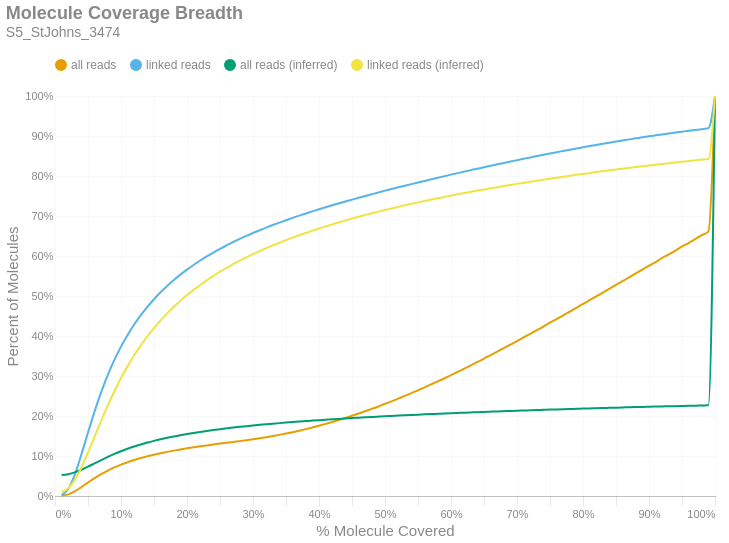

Notebook code for this chart:
### Markdown cell above
### Molecule Read Coverage
This chart shows molecule coverage breadth as computed by the number of bases aligned to that molecule. In other words, "*how much of each unique long molecule is actually sequenced/aligned?*" Keep in mind there is a distinction between sequences and alignments, since some sequences belonging to a particular molecule may not align well and wouldn't appear in the alignment data. This chart also shows molecule coverage breadth as computed by the *inferred fragment* from which the aligned sequences originate. Unlike read coverage, this calculation takes into account the total insert size, including unsequenced gaps between the forward and reverse reads. Like the previous figures, these are cumulative percents.

### Code cell
if SKIPLR:
    print_html(f"Skipped")
else:
    binned_df = consolidated_hist(valids['coverage_bp'], mask, 0.01, True)
    binned_df_inf = consolidated_hist(valids['coverage_inserts'], mask, 0.01, True)
    binned_df = binned_df.with_columns(pl.lit(binned_df_inf['all reads (cumsum)']).alias('all reads (inferred)'))
    binned_df = binned_df.with_columns(pl.lit(binned_df_inf['linked reads (cumsum)']).alias('linked reads (inferred)'))
    binned_df = binned_df.with_columns(
        (pl.col('bin').cast(pl.Float64) + 0.01).alias('right_edge')
    )

    with SafeRender(binned_df):
        (
            density_plot(binned_df, 'Molecule Coverage Breadth', samplename, 'molcov', ['all reads (inferred)','linked reads (inferred)'])
            .encode(
                #x=alt.X('bin:Q', title="% Molecule Covered").axis(format = '%').scale(padding=0),
                x=alt.X('right_edge:Q', title="% Molecule Covered").axis(format='%').scale(padding=0),
                y=alt.Y('value:Q', title='Percent of Molecules')
                    .axis(format='%')
                    .stack(False)
                    .scale(domainMin=0, padding=0),
                color=alt.Color("key:N").scale(domain = ["all reads", "linked reads", "all reads (inferred)", "linked reads (inferred)"]),
                tooltip = [
                    alt.Tooltip("key:N", title = "Data Type"),
                    alt.Tooltip("range_label:N", title="% Molecule Covered"),
                    alt.Tooltip("value:Q", format = ".2%", title="% Molecules")
                ]
            )
        ).display()

### Figure 1 — Vega-Lite specification as saved in the notebook (floating-point values rounded to 4 significant figures)
{"width": "container", "height": 400, "config": {"title": {"anchor": "start", "dy": -15, "fontSize": 18, "color": "#888888", "subtitleColor": "#888888", "subtitleFontSize": 14}, "arc": {"fill": "#0072B2"}, "axis": {"domainColor": "#888888", "domainWidth": 0.5, "gridWidth": 0.2, "grid": false, "titleFontWeight": 400, "titleFontSize": 15, "labelFontSize": 11, "labelColor": "#888888", "tickColor": "#888888", "tickWidth": 0.2, "titleColor": "#888888"}, "axisBand": {"grid": false}, "axisX": {"grid": true, "tickSize": 10, "domainCap": "round"}, "axisY": {"domain": false, "grid": true, "tickSize": 0, "domainCap": "round"}, "background": "transparent", "header": {"labelFontSize": 15, "labelColor": "#888888", "titleFontSize": 15, "titleFontWeight": 600, "titleColor": "#888888"}, "legend": {"labelFont": "sans-serif", "labelFontSize": 12, "labelColor": "#888888", "symbolSize": 100, "symbolType": "circle", "titleFontSize": 12, "titlePadding": 10, "titleColor": "#888888", "title": null, "orient": "top"}, "range": {"category": ["#E69F00", "#56B4E9", "#009E73", "#F0E442", "#0072B2", "#D55E00", "#CC79A7", "#000000"], "diverging": ["#cfe8f3", "#a2d4ec", "#73bfe2", "#46abdb", "#1696d2", "#12719e"]}, "area": {"fill": "#0072B2", "fillOpacity": 0.7, "line": true, "strokeOpacity": 0.7}, "line": {"color": "#0072B2", "stroke": "#0072B2", "strokeWidth": 2}, "trail": {"color": "#0072B2", "stroke": "#0072B2", "strokeWidth": 0, "size": 1}, "point": {"filled": true, "fillOpacity": 1.0, "size": 95}, "text": {"color": "#888888", "fontSize": 11, "align": "right", "fontWeight": 400, "size": 11}, "bar": {"fill": "#0072B2", "stroke": null}, "view": {"stroke": null, "continuousWidth": 660, "continuousHeight": 400}}, "data": {"name": "data-bd4365a3819881944046344da27a2f47"}, "mark": {"type": "line", "interpolate": "monotone", "point": {"opacity": 0, "size": 275}}, "encoding": {"color": {"field": "key", "scale": {"domain": ["all reads", "linked reads", "all reads (inferred)", "linked reads (inferred)"]}, "type": "nominal"}, "tooltip": [{"field": "key", "title": "Data Type", "type": "nominal"}, {"field": "range_label", "title": "% Molecule Covered", "type": "nominal"}, {"field": "value", "format": ".2%", "title": "% Molecules", "type": "quantitative"}], "x": {"axis": {"format": "%"}, "field": "right_edge", "scale": {"padding": 0}, "title": "% Molecule Covered", "type": "quantitative"}, "y": {"axis": {"format": "%"}, "field": "value", "scale": {"domainMin": 0, "padding": 0}, "stack": false, "title": "Percent of Molecules", "type": "quantitative"}}, "params": [{"name": "param_c36ac31b6afebe62", "select": {"type": "point", "fields": ["key"]}, "bind": "legend"}], "title": {"text": "Molecule Coverage Breadth", "subtitle": "S5_StJohns_3474"}, "transform": [{"fold": ["all reads (cumsum)", "linked reads (cumsum)", "all reads (inferred)", "linked reads (inferred)"]}, {"calculate": "replace(datum.key, ' (cumsum)', '')", "as": "key"}, {"filter": {"param": "param_c36ac31b6afebe62"}}], "usermeta": {"embedOptions": {"downloadFileName": "S5_StJohns_3474.molcov"}}, "$schema": "https://vega.github.io/schema/vega-lite/v6.1.0.json", "datasets": {"data-bd4365a3819881944046344da27a2f47": [{"bin": "0.0", "interval": "0.0-0.01", "all reads": 0.0004999, "linked reads": 0.001809, "all reads (cumsum)": 0.0004999, "linked reads (cumsum)": 0.001809, "range_label": "0.0-0.01", "all reads (inferred)": 0.05235, "linked reads (inferred)": 0.009905, "right_edge": 0.01}, {"bin": "0.01", "interval": "0.01-0.02", "all reads": 0.003487, "linked reads": 0.01592, "all reads (cumsum)": 0.003987, "linked reads (cumsum)": 0.01773, "range_label": "0.01-0.02", "all reads (inferred)": 0.05451, "linked reads (inferred)": 0.01943, "right_edge": 0.02}, {"bin": "0.02", "interval": "0.02-0.03", "all reads": 0.007595, "linked reads": 0.03578, "all reads (cumsum)": 0.01158, "linked reads (cumsum)": 0.05351, "range_label": "0.02-0.03", "all reads (inferred)": 0.05899, "linked reads (inferred)": 0.0403, "right_edge": 0.03}, {"bin": "0.03", "interval": "0.03-0.04", "all reads": 0.0106, "linked reads": 0.05034, "all reads (cumsum)": 0.02218, "linked reads (cumsum)": 0.1039, "range_label": "0.03-0.04", "all reads (inferred)": 0.06555, "linked reads (inferred)": 0.07135, "right_edge": 0.04}, {"bin": "0.04", "interval": "0.04-0.05", "all reads": 0.01143, "linked reads": 0.05473, "all reads (cumsum)": 0.03361, "linked reads (cumsum)": 0.1586, "range_label": "0.04-0.05", "all reads (inferred)": 0.07334, "linked reads (inferred)": 0.1086, "right_edge": 0.05}, {"bin": "0.05", "interval": "0.05-0.06", "all reads": 0.01108, "linked reads": 0.05309, "all reads (cumsum)": 0.04469, "linked reads (cumsum)": 0.2117, "range_label": "0.05-0.06", "all reads (inferred)": 0.08165, "linked reads (inferred)": 0.1484, "right_edge": 0.06}, {"bin": "0.06", "interval": "0.06-0.07", "all reads": 0.01002, "linked reads": 0.04807, "all reads (cumsum)": 0.05471, "linked reads (cumsum)": 0.2597, "range_label": "0.06-0.07", "all reads (inferred)": 0.08993, "linked reads (inferred)": 0.1884, "right_edge": 0.07}, {"bin": "0.07", "interval": "0.07-0.08", "all reads": 0.008964, "linked reads": 0.04302, "all reads (cumsum)": 0.06367, "linked reads (cumsum)": 0.3028, "range_label": "0.07-0.08", "all reads (inferred)": 0.09783, "linked reads (inferred)": 0.2264, "right_edge": 0.08}, {"bin": "0.08", "interval": "0.08-0.09", "all reads": 0.007837, "linked reads": 0.03763, "all reads (cumsum)": 0.07151, "linked reads (cumsum)": 0.3404, "range_label": "0.08-0.09", "all reads (inferred)": 0.1052, "linked reads (inferred)": 0.2619, "right_edge": 0.09}, {"bin": "0.09", "interval": "0.09-0.1", "all reads": 0.006913, "linked reads": 0.0331, "all reads (cumsum)": 0.07842, "linked reads (cumsum)": 0.3735, "range_label": "0.09-0.1", "all reads (inferred)": 0.112, "linked reads (inferred)": 0.2949, "right_edge": 0.1}, {"bin": "0.1", "interval": "0.1-0.11", "all reads": 0.006111, "linked reads": 0.02919, "all reads (cumsum)": 0.08453, "linked reads (cumsum)": 0.4027, "range_label": "0.1-0.11", "all reads (inferred)": 0.1182, "linked reads (inferred)": 0.3247, "right_edge": 0.11}, {"bin": "0.11", "interval": "0.11-0.12", "all reads": 0.005462, "linked reads": 0.02606, "all reads (cumsum)": 0.09, "linked reads (cumsum)": 0.4287, "range_label": "0.11-0.12", "all reads (inferred)": 0.1238, "linked reads (inferred)": 0.3519, "right_edge": 0.12}, {"bin": "0.12", "interval": "0.12-0.13", "all reads": 0.004893, "linked reads": 0.02332, "all reads (cumsum)": 0.09489, "linked reads (cumsum)": 0.4521, "range_label": "0.12-0.13", "all reads (inferred)": 0.1289, "linked reads (inferred)": 0.3766, "right_edge": 0.13}, {"bin": "0.13", "interval": "0.13-0.14", "all reads": 0.004392, "linked reads": 0.02091, "all reads (cumsum)": 0.09928, "linked reads (cumsum)": 0.473, "range_label": "0.13-0.14", "all reads (inferred)": 0.1336, "linked reads (inferred)": 0.3993, "right_edge": 0.14}, {"bin": "0.14", "interval": "0.14-0.15", "all reads": 0.004004, "linked reads": 0.019, "all reads (cumsum)": 0.1033, "linked reads (cumsum)": 0.492, "range_label": "0.14-0.15", "all reads (inferred)": 0.1379, "linked reads (inferred)": 0.4199, "right_edge": 0.15}, {"bin": "0.15", "interval": "0.15-0.16", "all reads": 0.003649, "linked reads": 0.01725, "all reads (cumsum)": 0.1069, "linked reads (cumsum)": 0.5092, "range_label": "0.15-0.16", "all reads (inferred)": 0.1418, "linked reads (inferred)": 0.4389, "right_edge": 0.16}, {"bin": "0.16", "interval": "0.16-0.17", "all reads": 0.003399, "linked reads": 0.01593, "all reads (cumsum)": 0.1103, "linked reads (cumsum)": 0.5252, "range_label": "0.16-0.17", "all reads (inferred)": 0.1455, "linked reads (inferred)": 0.4566, "right_edge": 0.17}, {"bin": "0.17", "interval": "0.17-0.18", "all reads": 0.003147, "linked reads": 0.01468, "all reads (cumsum)": 0.1135, "linked reads (cumsum)": 0.5398, "range_label": "0.17-0.18", "all reads (inferred)": 0.1489, "linked reads (inferred)": 0.473, "right_edge": 0.18}, {"bin": "0.18", "interval": "0.18-0.19", "all reads": 0.002921, "linked reads": 0.01353, "all reads (cumsum)": 0.1164, "linked reads (cumsum)": 0.5534, "range_label": "0.18-0.19", "all reads (inferred)": 0.152, "linked reads (inferred)": 0.4882, "right_edge": 0.19}, {"bin": "0.19", "interval": "0.19-0.2", "all reads": 0.002727, "linked reads": 0.01247, "all reads (cumsum)": 0.1191, "linked reads (cumsum)": 0.5658, "range_label": "0.19-0.2", "all reads (inferred)": 0.1549, "linked reads (inferred)": 0.5022, "right_edge": 0.2}, {"bin": "0.2", "interval": "0.2-0.21", "all reads": 0.002599, "linked reads": 0.01177, "all reads (cumsum)": 0.1217, "linked reads (cumsum)": 0.5776, "range_label": "0.2-0.21", "all reads (inferred)": 0.1576, "linked reads (inferred)": 0.5153, "right_edge": 0.21}, {"bin": "0.21", "interval": "0.21-0.22", "all reads": 0.002488, "linked reads": 0.01114, "all reads (cumsum)": 0.1242, "linked reads (cumsum)": 0.5888, "range_label": "0.21-0.22", "all reads (inferred)": 0.1602, "linked reads (inferred)": 0.5276, "right_edge": 0.22}, {"bin": "0.22", "interval": "0.22-0.23", "all reads": 0.002316, "linked reads": 0.01021, "all reads (cumsum)": 0.1265, "linked reads (cumsum)": 0.599, "range_label": "0.22-0.23", "all reads (inferred)": 0.1626, "linked reads (inferred)": 0.5393, "right_edge": 0.23}, {"bin": "0.23", "interval": "0.23-0.24", "all reads": 0.002238, "linked reads": 0.009673, "all reads (cumsum)": 0.1288, "linked reads (cumsum)": 0.6086, "range_label": "0.23-0.24", "all reads (inferred)": 0.1649, "linked reads (inferred)": 0.5503, "right_edge": 0.24}, {"bin": "0.24", "interval": "0.24-0.25", "all reads": 0.002198, "linked reads": 0.009301, "all reads (cumsum)": 0.131, "linked reads (cumsum)": 0.6179, "range_label": "0.24-0.25", "all reads (inferred)": 0.1671, "linked reads (inferred)": 0.5607, "right_edge": 0.25}, {"bin": "0.25", "interval": "0.25-0.26", "all reads": 0.002081, "linked reads": 0.00863, "all reads (cumsum)": 0.133, "linked reads (cumsum)": 0.6266, "range_label": "0.25-0.26", "all reads (inferred)": 0.1691, "linked reads (inferred)": 0.5702, "right_edge": 0.26}, {"bin": "0.26", "interval": "0.26-0.27", "all reads": 0.002085, "linked reads": 0.008423, "all reads (cumsum)": 0.1351, "linked reads (cumsum)": 0.635, "range_label": "0.26-0.27", "all reads (inferred)": 0.171, "linked reads (inferred)": 0.5795, "right_edge": 0.27}, {"bin": "0.27", "interval": "0.27-0.28", "all reads": 0.00204, "linked reads": 0.007744, "all reads (cumsum)": 0.1372, "linked reads (cumsum)": 0.6427, "range_label": "0.27-0.28", "all reads (inferred)": 0.1728, "linked reads (inferred)": 0.5884, "right_edge": 0.28}, {"bin": "0.28", "interval": "0.28-0.29", "all reads": 0.002156, "linked reads": 0.007523, "all reads (cumsum)": 0.1393, "linked reads (cumsum)": 0.6503, "range_label": "0.28-0.29", "all reads (inferred)": 0.1746, "linked reads (inferred)": 0.5968, "right_edge": 0.29}, {"bin": "0.29", "interval": "0.29-0.3", "all reads": 0.002298, "linked reads": 0.007138, "all reads (cumsum)": 0.1416, "linked reads (cumsum)": 0.6574, "range_label": "0.29-0.3", "all reads (inferred)": 0.1762, "linked reads (inferred)": 0.6047, "right_edge": 0.3}, {"bin": "0.3", "interval": "0.3-0.31", "all reads": 0.00251, "linked reads": 0.006942, "all reads (cumsum)": 0.1441, "linked reads (cumsum)": 0.6643, "range_label": "0.3-0.31", "all reads (inferred)": 0.1778, "linked reads (inferred)": 0.6123, "right_edge": 0.31}, {"bin": "0.31", "interval": "0.31-0.32", "all reads": 0.002691, "linked reads": 0.006712, "all reads (cumsum)": 0.1468, "linked reads (cumsum)": 0.6711, "range_label": "0.31-0.32", "all reads (inferred)": 0.1793, "linked reads (inferred)": 0.6195, "right_edge": 0.32}, {"bin": "0.32", "interval": "0.32-0.33", "all reads": 0.002903, "linked reads": 0.006371, "all reads (cumsum)": 0.1497, "linked reads (cumsum)": 0.6774, "range_label": "0.32-0.33", "all reads (inferred)": 0.1808, "linked reads (inferred)": 0.6266, "right_edge": 0.33}, {"bin": "0.33", "interval": "0.33-0.34", "all reads": 0.003059, "linked reads": 0.006068, "all reads (cumsum)": 0.1528, "linked reads (cumsum)": 0.6835, "range_label": "0.33-0.34", "all reads (inferred)": 0.1822, "linked reads (inferred)": 0.6333, "right_edge": 0.34}, {"bin": "0.34", "interval": "0.34-0.35", "all reads": 0.003275, "linked reads": 0.00591, "all reads (cumsum)": 0.1561, "linked reads (cumsum)": 0.6894, "range_label": "0.34-0.35", "all reads (inferred)": 0.1835, "linked reads (inferred)": 0.6397, "right_edge": 0.35}, {"bin": "0.35", "interval": "0.35-0.36", "all reads": 0.003506, "linked reads": 0.005824, "all reads (cumsum)": 0.1596, "linked reads (cumsum)": 0.6952, "range_label": "0.35-0.36", "all reads (inferred)": 0.1848, "linked reads (inferred)": 0.6459, "right_edge": 0.36}, {"bin": "0.36", "interval": "0.36-0.37", "all reads": 0.003734, "linked reads": 0.005651, "all reads (cumsum)": 0.1633, "linked reads (cumsum)": 0.7009, "range_label": "0.36-0.37", "all reads (inferred)": 0.1861, "linked reads (inferred)": 0.6519, "right_edge": 0.37}, {"bin": "0.37", "interval": "0.37-0.38", "all reads": 0.003946, "linked reads": 0.005464, "all reads (cumsum)": 0.1672, "linked reads (cumsum)": 0.7063, "range_label": "0.37-0.38", "all reads (inferred)": 0.1873, "linked reads (inferred)": 0.6576, "right_edge": 0.38}, {"bin": "0.38", "interval": "0.38-0.39", "all reads": 0.00415, "linked reads": 0.005296, "all reads (cumsum)": 0.1714, "linked reads (cumsum)": 0.7116, "range_label": "0.38-0.39", "all reads (inferred)": 0.1885, "linked reads (inferred)": 0.6633, "right_edge": 0.39}, {"bin": "0.39", "interval": "0.39-0.4", "all reads": 0.004399, "linked reads": 0.005296, "all reads (cumsum)": 0.1758, "linked reads (cumsum)": 0.7169, "range_label": "0.39-0.4", "all reads (inferred)": 0.1896, "linked reads (inferred)": 0.6688, "right_edge": 0.4}, {"bin": "0.4", "interval": "0.4-0.41", "all reads": 0.004474, "linked reads": 0.004984, "all reads (cumsum)": 0.1803, "linked reads (cumsum)": 0.7219, "range_label": "0.4-0.41", "all reads (inferred)": 0.1907, "linked reads (inferred)": 0.6739, "right_edge": 0.41}, {"bin": "0.41", "interval": "0.41-0.42", "all reads": 0.004842, "linked reads": 0.005021, "all reads (cumsum)": 0.1851, "linked reads (cumsum)": 0.7269, "range_label": "0.41-0.42", "all reads (inferred)": 0.1918, "linked reads (inferred)": 0.6791, "right_edge": 0.42}, {"bin": "0.42", "interval": "0.42-0.43", "all reads": 0.004969, "linked reads": 0.004747, "all reads (cumsum)": 0.1901, "linked reads (cumsum)": 0.7317, "range_label": "0.42-0.43", "all reads (inferred)": 0.1928, "linked reads (inferred)": 0.684, "right_edge": 0.43}, {"bin": "0.43", "interval": "0.43-0.44", "all reads": 0.005148, "linked reads": 0.00463, "all reads (cumsum)": 0.1952, "linked reads (cumsum)": 0.7363, "range_label": "0.43-0.44", "all reads (inferred)": 0.1938, "linked reads (inferred)": 0.6888, "right_edge": 0.44}, {"bin": "0.44", "interval": "0.44-0.45", "all reads": 0.005385, "linked reads": 0.004651, "all reads (cumsum)": 0.2006, "linked reads (cumsum)": 0.741, "range_label": "0.44-0.45", "all reads (inferred)": 0.1948, "linked reads (inferred)": 0.6935, "right_edge": 0.45}, {"bin": "0.45", "interval": "0.45-0.46", "all reads": 0.005533, "linked reads": 0.004536, "all reads (cumsum)": 0.2062, "linked reads (cumsum)": 0.7455, "range_label": "0.45-0.46", "all reads (inferred)": 0.1957, "linked reads (inferred)": 0.6979, "right_edge": 0.46}, {"bin": "0.46", "interval": "0.46-0.47", "all reads": 0.005728, "linked reads": 0.004527, "all reads (cumsum)": 0.2119, "linked reads (cumsum)": 0.75, "range_label": "0.46-0.47", "all reads (inferred)": 0.1967, "linked reads (inferred)": 0.7024, "right_edge": 0.47}, {"bin": "0.47", "interval": "0.47-0.48", "all reads": 0.005982, "linked reads": 0.004399, "all reads (cumsum)": 0.2179, "linked reads (cumsum)": 0.7544, "range_label": "0.47-0.48", "all reads (inferred)": 0.1976, "linked reads (inferred)": 0.7068, "right_edge": 0.48}, {"bin": "0.48", "interval": "0.48-0.49", "all reads": 0.005931, "linked reads": 0.004438, "all reads (cumsum)": 0.2238, "linked reads (cumsum)": 0.7589, "range_label": "0.48-0.49", "all reads (inferred)": 0.1985, "linked reads (inferred)": 0.711, "right_edge": 0.49}, {"bin": "0.49", "interval": "0.49-0.5", "all reads": 0.006787, "linked reads": 0.004522, "all reads (cumsum)": 0.2306, "linked reads (cumsum)": 0.7634, "range_label": "0.49-0.5", "all reads (inferred)": 0.1993, "linked reads (inferred)": 0.7151, "right_edge": 0.5}, {"bin": "0.5", "interval": "0.5-0.51", "all reads": 0.005988, "linked reads": 0.004079, "all reads (cumsum)": 0.2366, "linked reads (cumsum)": 0.7675, "range_label": "0.5-0.51", "all reads (inferred)": 0.2001, "linked reads (inferred)": 0.7189, "right_edge": 0.51}, {"bin": "0.51", "interval": "0.51-0.52", "all reads": 0.006864, "linked reads": 0.004254, "all reads (cumsum)": 0.2434, "linked reads (cumsum)": 0.7717, "range_label": "0.51-0.52", "all reads (inferred)": 0.201, "linked reads (inferred)": 0.7228, "right_edge": 0.52}, {"bin": "0.52", "interval": "0.52-0.53", "all reads": 0.006766, "linked reads": 0.004069, "all reads (cumsum)": 0.2502, "linked reads (cumsum)": 0.7758, "range_label": "0.52-0.53", "all reads (inferred)": 0.2018, "linked reads (inferred)": 0.7266, "right_edge": 0.53}, {"bin": "0.53", "interval": "0.53-0.54", "all reads": 0.007041, "linked reads": 0.003917, "all reads (cumsum)": 0.2572, "linked reads (cumsum)": 0.7797, "range_label": "0.53-0.54", "all reads (inferred)": 0.2026, "linked reads (inferred)": 0.7303, "right_edge": 0.54}, {"bin": "0.54", "interval": "0.54-0.55", "all reads": 0.00703, "linked reads": 0.003953, "all reads (cumsum)": 0.2643, "linked reads (cumsum)": 0.7837, "range_label": "0.54-0.55", "all reads (inferred)": 0.2033, "linked reads (inferred)": 0.734, "right_edge": 0.55}, {"bin": "0.55", "interval": "0.55-0.56", "all reads": 0.007444, "linked reads": 0.004001, "all reads (cumsum)": 0.2717, "linked reads (cumsum)": 0.7877, "range_label": "0.55-0.56", "all reads (inferred)": 0.2041, "linked reads (inferred)": 0.7376, "right_edge": 0.56}, {"bin": "0.56", "interval": "0.56-0.57", "all reads": 0.007522, "linked reads": 0.003996, "all reads (cumsum)": 0.2792, "linked reads (cumsum)": 0.7917, "range_label": "0.56-0.57", "all reads (inferred)": 0.2048, "linked reads (inferred)": 0.7411, "right_edge": 0.57}, {"bin": "0.57", "interval": "0.57-0.58", "all reads": 0.007511, "linked reads": 0.00393, "all reads (cumsum)": 0.2867, "linked reads (cumsum)": 0.7956, "range_label": "0.57-0.58", "all reads (inferred)": 0.2055, "linked reads (inferred)": 0.7444, "right_edge": 0.58}, {"bin": "0.58", "interval": "0.58-0.59", "all reads": 0.007651, "linked reads": 0.003923, "all reads (cumsum)": 0.2944, "linked reads (cumsum)": 0.7995, "range_label": "0.58-0.59", "all reads (inferred)": 0.2063, "linked reads (inferred)": 0.7478, "right_edge": 0.59}, {"bin": "0.59", "interval": "0.59-0.6", "all reads": 0.008007, "linked reads": 0.003958, "all reads (cumsum)": 0.3024, "linked reads (cumsum)": 0.8035, "range_label": "0.59-0.6", "all reads (inferred)": 0.207, "linked reads (inferred)": 0.7511, "right_edge": 0.6}, {"bin": "0.6", "interval": "0.6-0.61", "all reads": 0.007748, "linked reads": 0.003696, "all reads (cumsum)": 0.3102, "linked reads (cumsum)": 0.8072, "range_label": "0.6-0.61", "all reads (inferred)": 0.2076, "linked reads (inferred)": 0.7543, "right_edge": 0.61}, {"bin": "0.61", "interval": "0.61-0.62", "all reads": 0.008273, "linked reads": 0.003772, "all reads (cumsum)": 0.3184, "linked reads (cumsum)": 0.8109, "range_label": "0.61-0.62", "all reads (inferred)": 0.2083, "linked reads (inferred)": 0.7575, "right_edge": 0.62}, {"bin": "0.62", "interval": "0.62-0.63", "all reads": 0.008227, "linked reads": 0.003708, "all reads (cumsum)": 0.3267, "linked reads (cumsum)": 0.8146, "range_label": "0.62-0.63", "all reads (inferred)": 0.209, "linked reads (inferred)": 0.7605, "right_edge": 0.63}, {"bin": "0.63", "interval": "0.63-0.64", "all reads": 0.008414, "linked reads": 0.003728, "all reads (cumsum)": 0.3351, "linked reads (cumsum)": 0.8184, "range_label": "0.63-0.64", "all reads (inferred)": 0.2096, "linked reads (inferred)": 0.7635, "right_edge": 0.64}, {"bin": "0.64", "interval": "0.64-0.65", "all reads": 0.008364, "linked reads": 0.003575, "all reads (cumsum)": 0.3434, "linked reads (cumsum)": 0.8219, "range_label": "0.64-0.65", "all reads (inferred)": 0.2102, "linked reads (inferred)": 0.7664, "right_edge": 0.65}, {"bin": "0.65", "interval": "0.65-0.66", "all reads": 0.008922, "linked reads": 0.003722, "all reads (cumsum)": 0.3524, "linked reads (cumsum)": 0.8257, "range_label": "0.65-0.66", "all reads (inferred)": 0.2108, "linked reads (inferred)": 0.7693, "right_edge": 0.66}, {"bin": "0.66", "interval": "0.66-0.67", "all reads": 0.008535, "linked reads": 0.003469, "all reads (cumsum)": 0.3609, "linked reads (cumsum)": 0.8291, "range_label": "0.66-0.67", "all reads (inferred)": 0.2114, "linked reads (inferred)": 0.7721, "right_edge": 0.67}, {"bin": "0.67", "interval": "0.67-0.68", "all reads": 0.008836, "linked reads": 0.003568, "all reads (cumsum)": 0.3697, "linked reads (cumsum)": 0.8327, "range_label": "0.67-0.68", "all reads (inferred)": 0.212, "linked reads (inferred)": 0.7748, "right_edge": 0.68}, {"bin": "0.68", "interval": "0.68-0.69", "all reads": 0.008677, "linked reads": 0.003417, "all reads (cumsum)": 0.3784, "linked reads (cumsum)": 0.8361, "range_label": "0.68-0.69", "all reads (inferred)": 0.2126, "linked reads (inferred)": 0.7776, "right_edge": 0.69}, {"bin": "0.69", "interval": "0.69-0.7", "all reads": 0.009062, "linked reads": 0.00351, "all reads (cumsum)": 0.3875, "linked reads (cumsum)": 0.8396, "range_label": "0.69-0.7", "all reads (inferred)": 0.2132, "linked reads (inferred)": 0.7803, "right_edge": 0.7}, {"bin": "0.7", "interval": "0.7-0.71", "all reads": 0.008919, "linked reads": 0.003402, "all reads (cumsum)": 0.3964, "linked reads (cumsum)": 0.843, "range_label": "0.7-0.71", "all reads (inferred)": 0.2138, "linked reads (inferred)": 0.7829, "right_edge": 0.71}, {"bin": "0.71", "interval": "0.71-0.72", "all reads": 0.008996, "linked reads": 0.003438, "all reads (cumsum)": 0.4054, "linked reads (cumsum)": 0.8465, "range_label": "0.71-0.72", "all reads (inferred)": 0.2143, "linked reads (inferred)": 0.7856, "right_edge": 0.72}, {"bin": "0.72", "interval": "0.72-0.73", "all reads": 0.009199, "linked reads": 0.003397, "all reads (cumsum)": 0.4146, "linked reads (cumsum)": 0.8499, "range_label": "0.72-0.73", "all reads (inferred)": 0.2149, "linked reads (inferred)": 0.7881, "right_edge": 0.73}, {"bin": "0.73", "interval": "0.73-0.74", "all reads": 0.009067, "linked reads": 0.003264, "all reads (cumsum)": 0.4236, "linked reads (cumsum)": 0.8531, "range_label": "0.73-0.74", "all reads (inferred)": 0.2154, "linked reads (inferred)": 0.7906, "right_edge": 0.74}, {"bin": "0.74", "interval": "0.74-0.75", "all reads": 0.009682, "linked reads": 0.00328, "all reads (cumsum)": 0.4333, "linked reads (cumsum)": 0.8564, "range_label": "0.74-0.75", "all reads (inferred)": 0.216, "linked reads (inferred)": 0.7932, "right_edge": 0.75}, {"bin": "0.75", "interval": "0.75-0.76", "all reads": 0.008996, "linked reads": 0.003173, "all reads (cumsum)": 0.4423, "linked reads (cumsum)": 0.8596, "range_label": "0.75-0.76", "all reads (inferred)": 0.2165, "linked reads (inferred)": 0.7957, "right_edge": 0.76}, {"bin": "0.76", "interval": "0.76-0.77", "all reads": 0.009406, "linked reads": 0.003051, "all reads (cumsum)": 0.4517, "linked reads (cumsum)": 0.8626, "range_label": "0.76-0.77", "all reads (inferred)": 0.217, "linked reads (inferred)": 0.7981, "right_edge": 0.77}, {"bin": "0.77", "interval": "0.77-0.78", "all reads": 0.009292, "linked reads": 0.003062, "all reads (cumsum)": 0.461, "linked reads (cumsum)": 0.8657, "range_label": "0.77-0.78", "all reads (inferred)": 0.2175, "linked reads (inferred)": 0.8005, "right_edge": 0.78}, {"bin": "0.78", "interval": "0.78-0.79", "all reads": 0.009299, "linked reads": 0.002976, "all reads (cumsum)": 0.4703, "linked reads (cumsum)": 0.8687, "range_label": "0.78-0.79", "all reads (inferred)": 0.218, "linked reads (inferred)": 0.8029, "right_edge": 0.79}, {"bin": "0.79", "interval": "0.79-0.8", "all reads": 0.009892, "linked reads": 0.003151, "all reads (cumsum)": 0.4802, "linked reads (cumsum)": 0.8718, "range_label": "0.79-0.8", "all reads (inferred)": 0.2185, "linked reads (inferred)": 0.8053, "right_edge": 0.8}, {"bin": "0.8", "interval": "0.8-0.81", "all reads": 0.009192, "linked reads": 0.002961, "all reads (cumsum)": 0.4894, "linked reads (cumsum)": 0.8748, "range_label": "0.8-0.81", "all reads (inferred)": 0.219, "linked reads (inferred)": 0.8075, "right_edge": 0.81}, {"bin": "0.81", "interval": "0.81-0.82", "all reads": 0.009424, "linked reads": 0.002903, "all reads (cumsum)": 0.4988, "linked reads (cumsum)": 0.8777, "range_label": "0.81-0.82", "all reads (inferred)": 0.2195, "linked reads (inferred)": 0.8098, "right_edge": 0.82}, {"bin": "0.82", "interval": "0.82-0.83", "all reads": 0.009694, "linked reads": 0.002933, "all reads (cumsum)": 0.5085, "linked reads (cumsum)": 0.8806, "range_label": "0.82-0.83", "all reads (inferred)": 0.22, "linked reads (inferred)": 0.812, "right_edge": 0.83}, {"bin": "0.83", "interval": "0.83-0.84", "all reads": 0.009542, "linked reads": 0.002777, "all reads (cumsum)": 0.5181, "linked reads (cumsum)": 0.8834, "range_label": "0.83-0.84", "all reads (inferred)": 0.2204, "linked reads (inferred)": 0.8141, "right_edge": 0.84}, {"bin": "0.84", "interval": "0.84-0.85", "all reads": 0.009473, "linked reads": 0.002764, "all reads (cumsum)": 0.5275, "linked reads (cumsum)": 0.8862, "range_label": "0.84-0.85", "all reads (inferred)": 0.2209, "linked reads (inferred)": 0.8163, "right_edge": 0.85}, {"bin": "0.85", "interval": "0.85-0.86", "all reads": 0.009701, "linked reads": 0.002756, "all reads (cumsum)": 0.5372, "linked reads (cumsum)": 0.8889, "range_label": "0.85-0.86", "all reads (inferred)": 0.2214, "linked reads (inferred)": 0.8184, "right_edge": 0.86}, {"bin": "0.86", "interval": "0.86-0.87", "all reads": 0.009528, "linked reads": 0.002643, "all reads (cumsum)": 0.5468, "linked reads (cumsum)": 0.8916, "range_label": "0.86-0.87", "all reads (inferred)": 0.2218, "linked reads (inferred)": 0.8204, "right_edge": 0.87}, {"bin": "0.87", "interval": "0.87-0.88", "all reads": 0.009727, "linked reads": 0.002558, "all reads (cumsum)": 0.5565, "linked reads (cumsum)": 0.8941, "range_label": "0.87-0.88", "all reads (inferred)": 0.2222, "linked reads (inferred)": 0.8225, "right_edge": 0.88}, {"bin": "0.88", "interval": "0.88-0.89", "all reads": 0.009502, "linked reads": 0.002595, "all reads (cumsum)": 0.566, "linked reads (cumsum)": 0.8967, "range_label": "0.88-0.89", "all reads (inferred)": 0.2227, "linked reads (inferred)": 0.8244, "right_edge": 0.89}, {"bin": "0.89", "interval": "0.89-0.9", "all reads": 0.009699, "linked reads": 0.002504, "all reads (cumsum)": 0.5757, "linked reads (cumsum)": 0.8992, "range_label": "0.89-0.9", "all reads (inferred)": 0.2231, "linked reads (inferred)": 0.8263, "right_edge": 0.9}, {"bin": "0.9", "interval": "0.9-0.91", "all reads": 0.00914, "linked reads": 0.002386, "all reads (cumsum)": 0.5848, "linked reads (cumsum)": 0.9016, "range_label": "0.9-0.91", "all reads (inferred)": 0.2235, "linked reads (inferred)": 0.8282, "right_edge": 0.91}, {"bin": "0.91", "interval": "0.91-0.92", "all reads": 0.01042, "linked reads": 0.00238, "all reads (cumsum)": 0.5952, "linked reads (cumsum)": 0.904, "range_label": "0.91-0.92", "all reads (inferred)": 0.2239, "linked reads (inferred)": 0.83, "right_edge": 0.92}, {"bin": "0.92", "interval": "0.92-0.93", "all reads": 0.008784, "linked reads": 0.002301, "all reads (cumsum)": 0.604, "linked reads (cumsum)": 0.9063, "range_label": "0.92-0.93", "all reads (inferred)": 0.2243, "linked reads (inferred)": 0.8318, "right_edge": 0.93}, {"bin": "0.93", "interval": "0.93-0.94", "all reads": 0.009556, "linked reads": 0.002281, "all reads (cumsum)": 0.6136, "linked reads (cumsum)": 0.9086, "range_label": "0.93-0.94", "all reads (inferred)": 0.2247, "linked reads (inferred)": 0.8337, "right_edge": 0.94}, {"bin": "0.94", "interval": "0.94-0.95", "all reads": 0.01025, "linked reads": 0.002263, "all reads (cumsum)": 0.6238, "linked reads (cumsum)": 0.9108, "range_label": "0.94-0.95", "all reads (inferred)": 0.2251, "linked reads (inferred)": 0.8355, "right_edge": 0.95}, {"bin": "0.95", "interval": "0.95-0.96", "all reads": 0.00854, "linked reads": 0.002261, "all reads (cumsum)": 0.6324, "linked reads (cumsum)": 0.9131, "range_label": "0.95-0.96", "all reads (inferred)": 0.2255, "linked reads (inferred)": 0.8374, "right_edge": 0.96}, {"bin": "0.96", "interval": "0.96-0.97", "all reads": 0.009848, "linked reads": 0.002033, "all reads (cumsum)": 0.6422, "linked reads (cumsum)": 0.9151, "range_label": "0.96-0.97", "all reads (inferred)": 0.2259, "linked reads (inferred)": 0.8392, "right_edge": 0.97}, {"bin": "0.97", "interval": "0.97-0.98", "all reads": 0.00993, "linked reads": 0.002021, "all reads (cumsum)": 0.6521, "linked reads (cumsum)": 0.9171, "range_label": "0.97-0.98", "all reads (inferred)": 0.2264, "linked reads (inferred)": 0.841, "right_edge": 0.98}, {"bin": "0.98", "interval": "0.98-0.99", "all reads": 0.00871, "linked reads": 0.00215, "all reads (cumsum)": 0.6609, "linked reads (cumsum)": 0.9193, "range_label": "0.98-0.99", "all reads (inferred)": 0.2268, "linked reads (inferred)": 0.8427, "right_edge": 0.99}, {"bin": "0.99", "interval": "0.99-1.0", "all reads": 0.3391, "linked reads": 0.08071, "all reads (cumsum)": 1.0, "linked reads (cumsum)": 1.0, "range_label": "0.99-1.0", "all reads (inferred)": 1.0, "linked reads (inferred)": 1.0, "right_edge": 1.0}]}}
